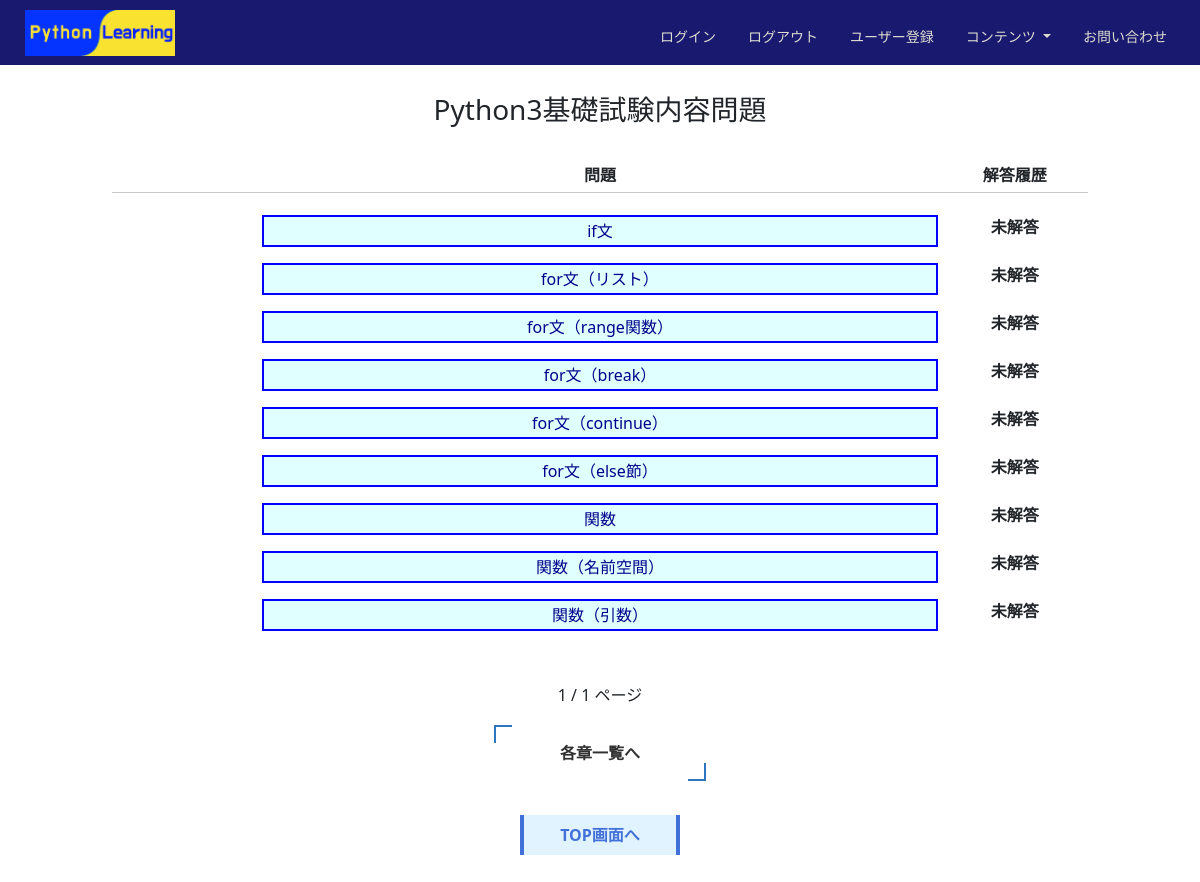
The app's page /q_list/3, older data.
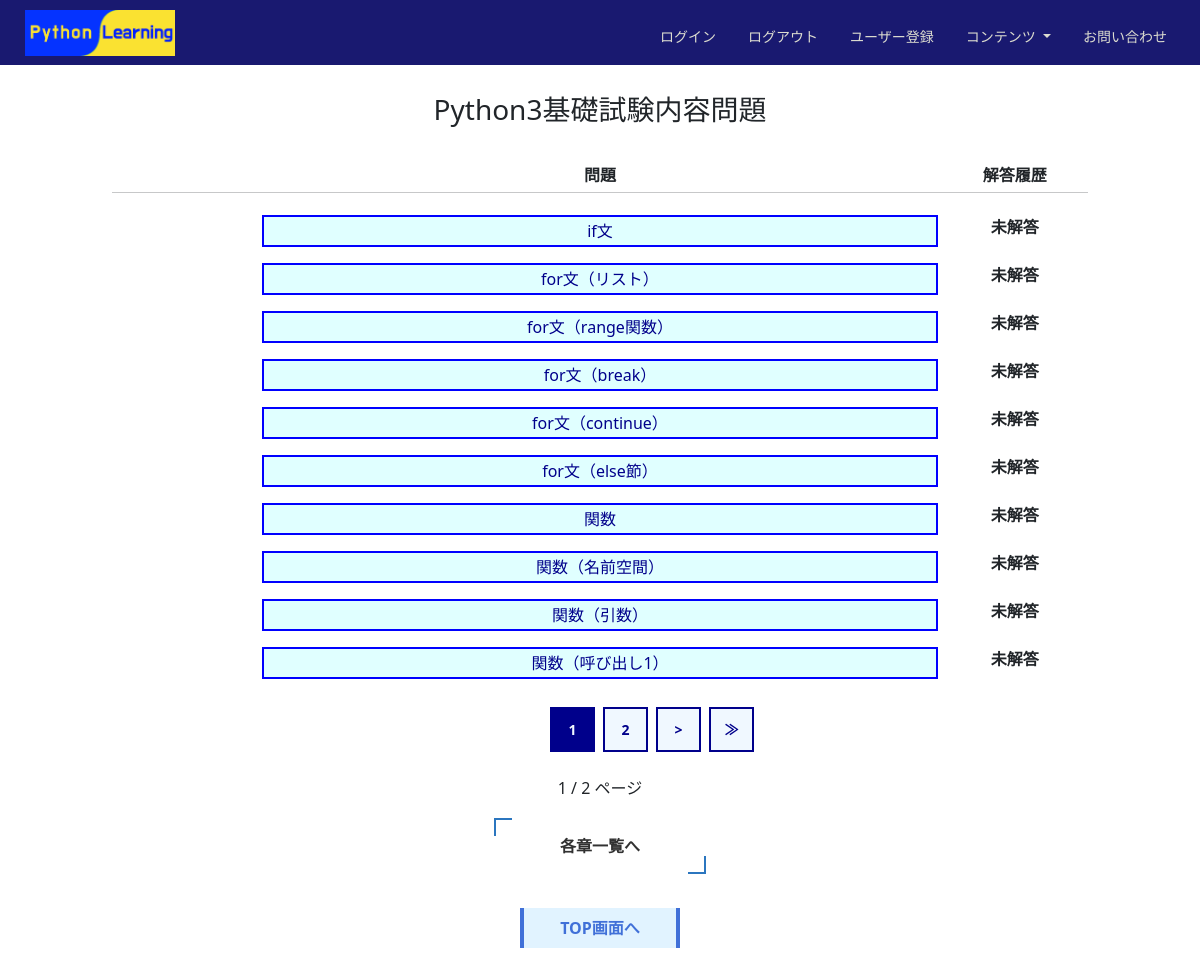
The same page, newer data.
### python_learning_app/models/questions.py (models this page shows, shortened)
class Quartet(models.Model):
    primary_key = models.PositiveIntegerField(primary_key=True, verbose_name="primary_key")
    title = models.CharField(blank=True, max_length=60,verbose_name="問題名")
    unit = models.PositiveSmallIntegerField(blank=True, null=True, verbose_name="大区分")
    section = models.PositiveIntegerField(verbose_name="区分")
    level = models.PositiveSmallIntegerField(verbose_name="難易度")
    question = models.TextField(verbose_name="問題文", default="以下のコードを実行した時の出力として正しいものを選択してください。")
    question_code = models.TextField(blank=True,verbose_name="問題（コード）")
    choices1 = models.TextField(blank=True, verbose_name="選択肢1")
    choices2 = models.TextField(blank=True, verbose_name="選択肢2")
    choices3 = models.TextField(blank=True, verbose_name="選択肢3")
    choices4 = models.TextField(blank=True, verbose_name="選択肢4")
    answer_idx = models.PositiveSmallIntegerField(verbose_name="解答番号")
    frame = models.BooleanField(default = False, verbose_name="枠")
    explanation = models.TextField(blank=True, verbose_name="解説")

### python_learning_app/views/quartet.py (the view)
# urls.py: path('q_list/<int:un>', quartet.q_list, name='q_list'),
def q_list(request, un):
    questions = Quartet.objects.filter(unit = un).order_by('section')
    paginator = Paginator(questions, 10)
    number = int(request.GET.get('p', 1))
    page_obj = paginator.page(number)
    page_range = [x for x in paginator.page_range]
    results = [] # 挑戦履歴格納用リスト
    for question in page_obj:
        record = QuartetResult.objects.filter(user_id = request.user.id, connection_key = question.primary_key).exists()
        if record:
            result = QuartetResult.objects.get(user_id = request.user.id, connection_key = question.primary_key)
            results.append(result.result)
        else:
            results.append(None)
    questions_and_results = zip(page_obj, results)
    params = {'page_obj' : page_obj,'questions_and_results': questions_and_results, "page_range": page_range, "un": un}
    return render(request, 'quartet/q_list.html', params)

### templates/quartet/q_list.html (shortened to what this page needs)
{% extends 'python_learning/base.html' %}
{% load static %}
{% block content %}
<div class="container-fluid">
    <div style="height: 20px;"></div>
    <h3 class="p-2 text-center">Python3基礎試験内容問題</h3>
    <div style="height: 20px;"></div>
    <div class="row">
        <div class="col-1"></div>
        <div class="col-10 text-center">
            <div style="display: flex; font-weight: bold;">
                <div style="width: 15%;"></div>
                <div style="width: 70%;">問題</div>
                <div style="width: 15%;">解答履歴</div>
            </div>
            <hr class="slight_line">
            {% for question, result in questions_and_results %}
            <div style="display: flex;">
            <div class="p-1 mt-2" style="width: 15%;"></div>
            <div class="p-1 mt-2" style="width: 70%;">
                <a href="{% url 'python_learning:quartet' un question.section %}" class="btn_co color_compe">{{ question.title }}</a>
            </div>
            <div class="p-1 mt-2" style="width: 15%;">
                {% if result %}
                <span style="color: green; font-weight: bold;">正答済み!</span>
                {% elif result is False %}
                <span style="color: darkred; font-weight: bold;">未正答</span>
                {% else %}
                <span style="font-weight: bold;">未解答</span>
                {% endif %}
            </div>
            </div>
            {% endfor %}
        </div>
        <div class="col-1"></div>
    </div>
    <div class="row mt-4">
        <div class="col"></div>
        <div class="col">
            {% if page_obj.paginator.num_pages > 1 %}
            <ul class="Pagination">
                {% for page in page_range %}
                {% if page == page_obj.number %}
                <li class="Pagination-Item">
                    <a class="Pagination-Item-Link isActive" href="?p={{ page }}"><span>{{ page }}</span></a>
                </li>
                {% else %}
                <li class="Pagination-Item">
                    <a class="Pagination-Item-Link" href="?p={{ page }}"><span>{{ page }}</span></a>
                </li>
                {% endif %}
                {% endfor %}
                {% if page_obj.has_next %}
                <li class="Pagination-Item">
                    <a class="Pagination-Item-Link" href="?p={{ page_obj.next_page_number }}">&gt;</a>
                </li>
                <li class="Pagination-Item">
                    <a class="Pagination-Item-Link" href="?p={{ page_obj.paginator.num_pages }}">≫</a>
                </li>
                {% endif %}
            </ul>
            {% endif %}
            <div class="mt-4 text-center">
                {{ page_obj.number }} / {{ page_obj.paginator.num_pages }} ページ
           </div>
        </div>
        <div class="col"></div>
    </div>
    <div class="mt-4 button_chart">
        <a href="{% url 'python_learning:chapter' %}">各章一覧へ</a>
    </div>
    <div style="height: 40px;"></div>
    <div class="text-center">
        <a href="{% url 'python_learning:index' %}" class="button_to_top">TOP画面へ</a>
    </div>
    <div style="height: 40px;"></div>
</div>
{% endblock content %}

Row changes from the older to the newer data that the page shows:
added Quartet: title "関数（呼び出し1）"
Text that changed along with them:
{{ page_obj.paginator.num_pages }}: "1" → "2"
new list line: "1"
new list line: "2"
